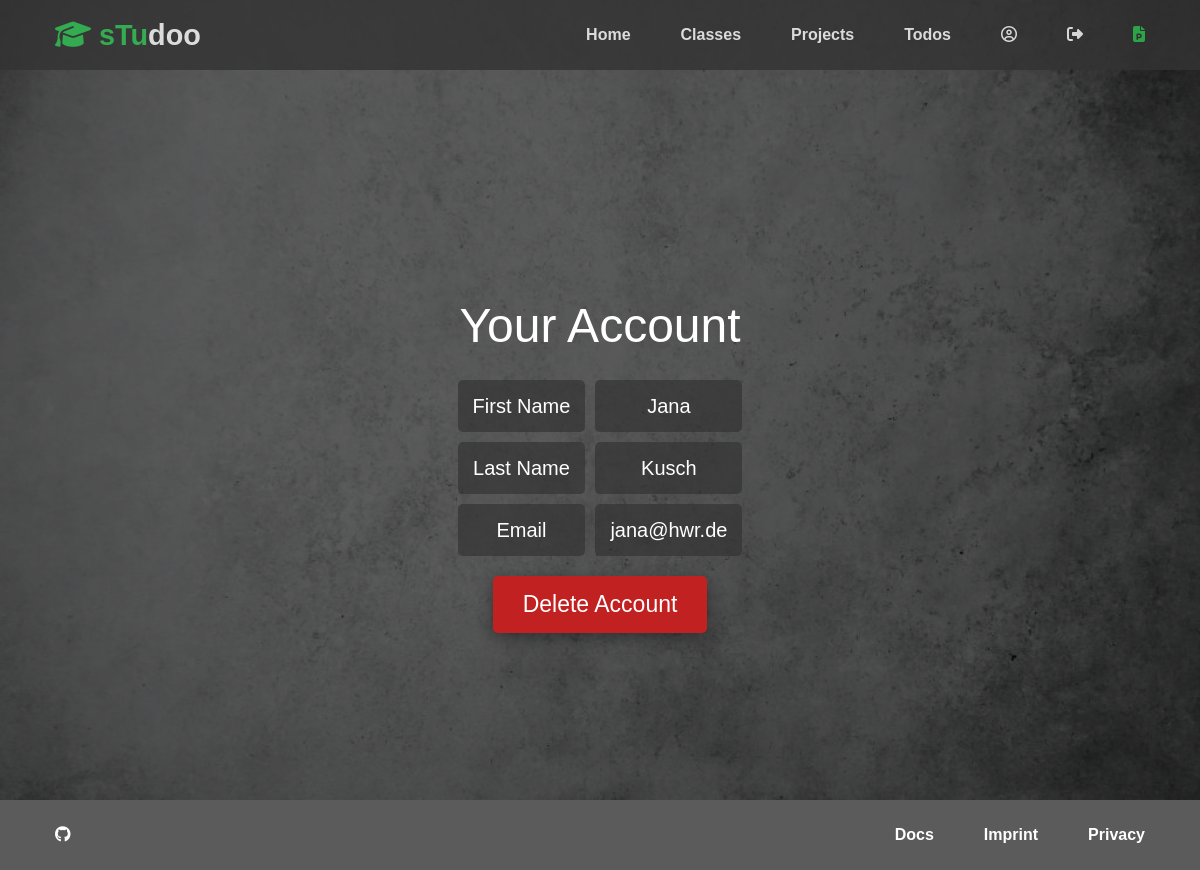
Page /useraccount (signed in) on the committed database.
### tables this page shows
CREATE TABLE users (
            id INTEGER PRIMARY KEY AUTOINCREMENT,
            first_name TEXT NOT NULL,
            last_name TEXT NOT NULL,
            email TEXT NOT NULL UNIQUE,
            password TEXT NOT NULL
        );

### app/routes.py (the view)
@app.route('/useraccount')
def useraccount():
    if 'user_id' in session:
        user_id = session['user_id']
        first_name = get_first_name(user_id)
        last_name = get_last_name(user_id)
        email = get_email(user_id)
        return render_template('user_account.html', title="You're User Account", user_id=user_id, first_name=first_name, last_name=last_name, email=email)

### app/database.py (called while the page is built)
def get_first_name(user_id):
    conn = sqlite3.connect(CLASSES_DB)
    cursor = conn.cursor()
    cursor.execute('SELECT first_name FROM users WHERE id = ?', (user_id,))
    result = cursor.fetchone()
    conn.close()
    if result:
        return result[0]
    else:
        return None

def get_last_name(user_id):
    conn = sqlite3.connect(CLASSES_DB)
    cursor = conn.cursor()
    cursor.execute('SELECT last_name FROM users WHERE id = ?', (user_id,))
    result = cursor.fetchone()
    conn.close()
    if result:
        return result[0]
    else:
        return None

def get_email(user_id):
    conn = sqlite3.connect(CLASSES_DB)
    cursor = conn.cursor()
    cursor.execute('SELECT email FROM users WHERE id = ?', (user_id,))
    result = cursor.fetchone()
    conn.close()
    if result:
        return result[0]
    else:
        return None

### app/templates/user_account.html
{% extends 'layout.html' %}
{% block body %}
  <header class="hero bg-texture-concrete">
    {% include 'includes/_navbar_loged_in.html' %}
    <div class="content">
    <h1>Your Account</h1>
      <table>
        <tr>
          <td class="first_column">First Name</td>
          <td>{{first_name}}</td>
        </tr>
        <tr>
          <td class="first_column">Last Name</td>
          <td>{{last_name}}</td>
        </tr>
        <tr>
          <td class="first_column">Email</td>
          <td>{{email}}</td>
        </tr>
      </table>
      <div id="buttons">
        <a href="{{ url_for('delete_site') }}" class="btn-red">Delete Account</a>
      </div>
    </div>
  </header>
{% endblock %}

### app/static/css/style.css (style rules this page uses)
* { box-sizing: border-box; padding: 0; margin: 0; }
html { scroll-behavior: smooth; }
body { font-family: 'Comme', sans-serif; background: #fff; color: #333; line-height: 1.6; }
h1, h2, h3 { font-weight: 300; line-height: 1.2; }
h1 { font-size: 3rem; }
a { color: #fff; text-decoration: none; }
.btn-red { cursor: pointer; display: inline-block; padding: 10px 30px; margin: 10px; color: #fff; background-color: #c22121; box-shadow: rgba(0, 0, 0, 0.35) 0px 5px 15px; border: none; border-radius: 5px; font-size: 23px; font-weight: 500; }
.hero { height: 100vh; position: relative; color: #fff; }
.bg-texture-concrete { background: url(/static/images/textureConrete.jpg) no-repeat center center/cover; }
.hero .content { display: flex; flex-direction: column; align-items: center; justify-content: center; text-align: center; height: 100%; padding: 0 20px; }
.hero::before { content: ''; position: absolute; top: 0; left: 0; width: 100%; height: 100%; background: rgba(0, 0, 0, 0.608); }
.hero * { z-index: 3; }
table { margin-top: 15px; border-spacing: 10px; }
tr { background-color: #333333af; }
td { padding: 10px 15px; font-size: 20px; border-radius: 5px; }

### rows in the picture
users: first_name "Jana", last_name "Kusch", email "jana@hwr.de"
